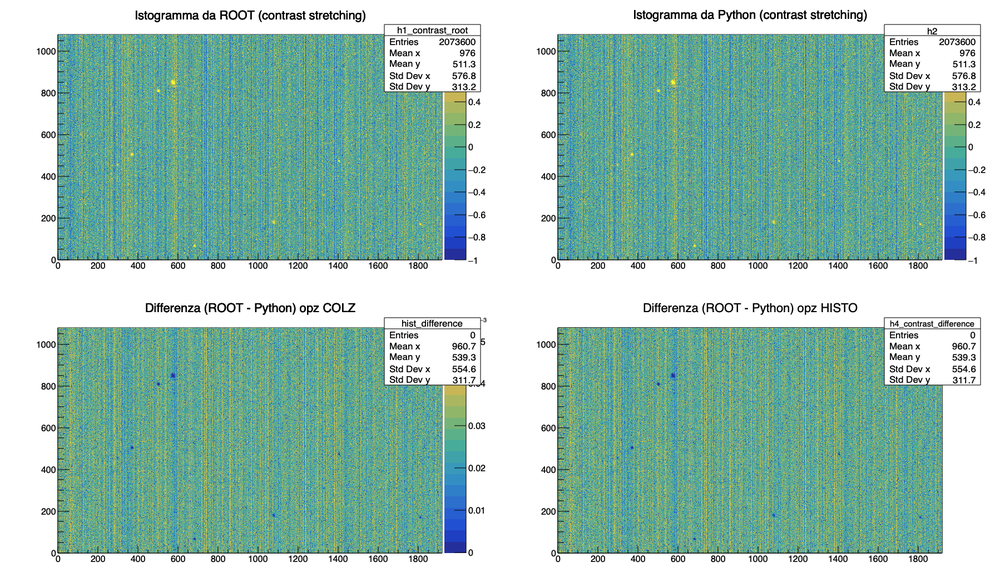
#> input picture manipulate_images/ccontrast.png, 1000 x 587 px, shrunk from 1798 x 1055 before the run
$ python laplacian.py --input ../manipulate_images/ccontrast.png
#> lines starting #> are read from the running program, lines starting #| are printed output that depends on the picture; long printed decimals are rounded
#! /usr/bin/env python

import argparse
import skimage
import numpy as np

parser = argparse.ArgumentParser(description='Process an EMMI image')
parser.add_argument('--input', type=str, required=True, help='Input TIF filename')
args = parser.parse_args()

img = skimage.io.imread(args.input, as_gray=True)
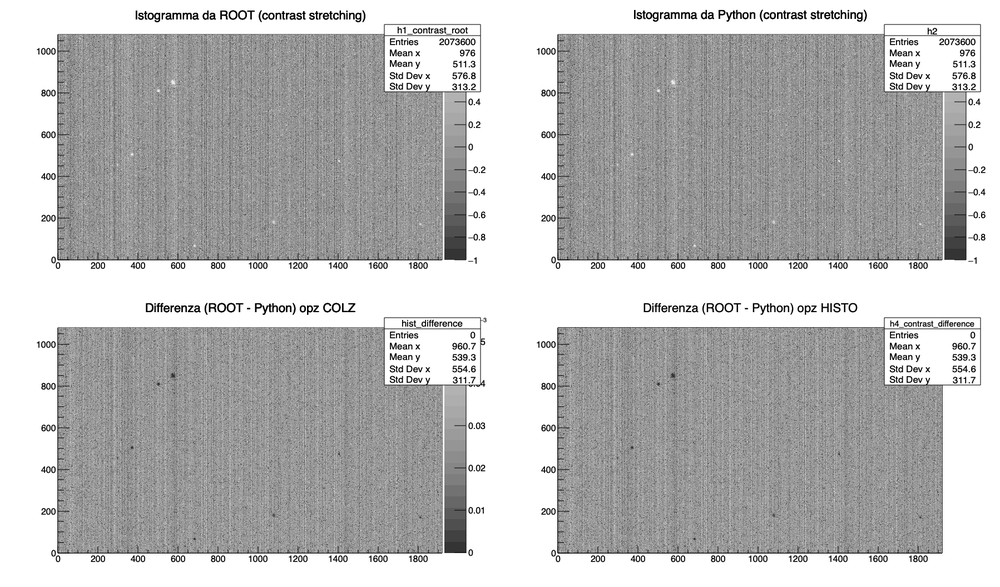
#> img: shape (587, 1000) float64; min 0, max 1, mean 0.732
lap = skimage.filters.laplace(img)
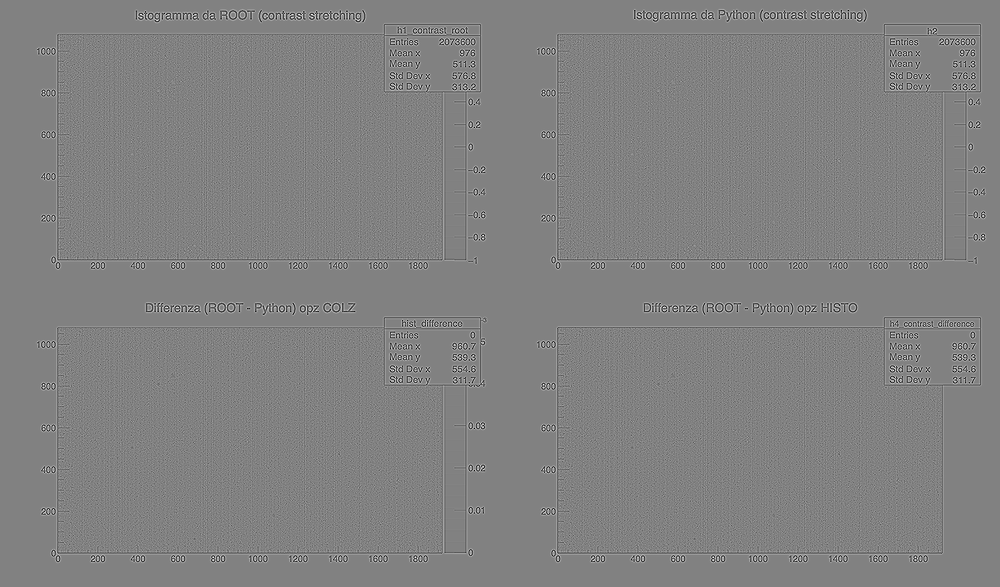
#> lap: shape (587, 1000) float64; min -2.93, max 2.84, mean 3.39e-19; drawn with min black and max white

var = lap.var()
#> var = 0.0796
N = lap.size
#> N = 587000
sigma = var * np.sqrt(2/(N-1))
#> sigma = 0.000147

print(var, sigma)
#| 0.07958 0.0001469
